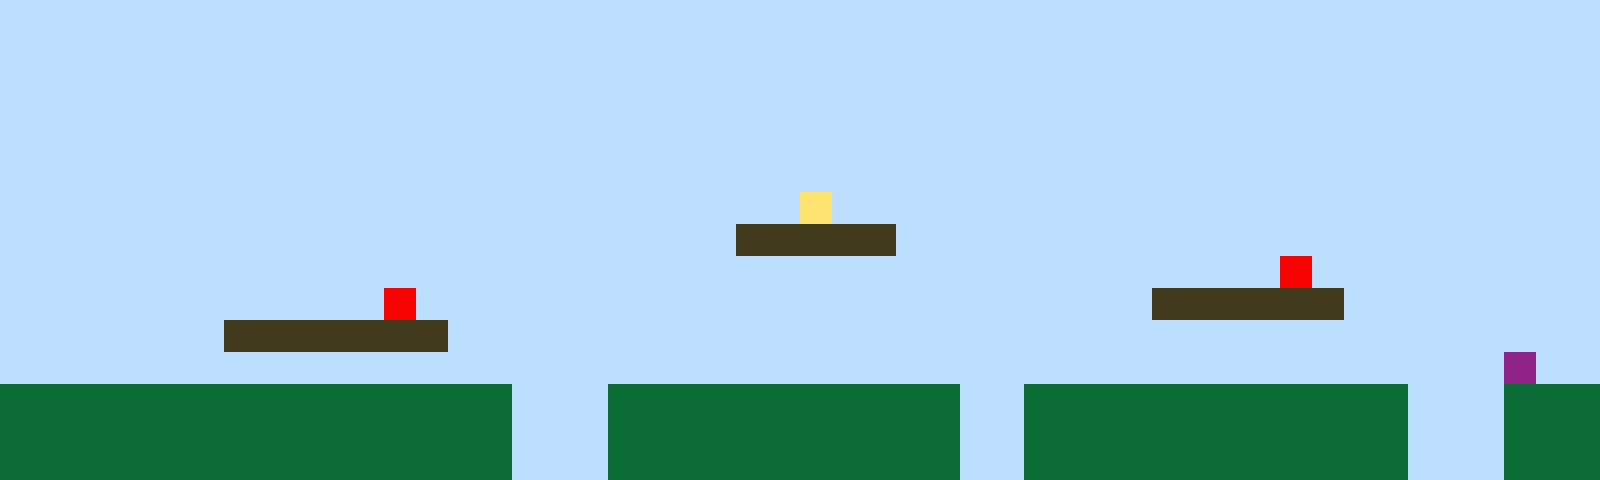

Tiled map render using the project's own tile images. Description and the whole map definition, tile-layer contents included, below:
An orthogonal 50x15 tile map with 32x32 px tiles, 1 tile layer (Tile Layer 1).

<map version="1.10" tiledversion="1.11.2" orientation="orthogonal" renderorder="right-up" width="50" height="15" tilewidth="32" tileheight="32" infinite="0" nextlayerid="2" nextobjectid="1"><editorsettings><export target="map1.csv" format="csv" /></editorsettings><tileset firstgid="1" name="sprites" tilewidth="32" tileheight="32" tilecount="6" columns="3"><image source="sprites.png" width="96" height="64" /></tileset><layer id="1" name="Tile Layer 1" width="50" height="15"><data encoding="csv">1,1,1,1,1,1,1,1,1,1,1,1,1,1,1,1,1,1,1,1,1,1,1,1,1,1,1,1,1,1,1,1,1,1,1,1,1,1,1,1,1,1,1,1,1,1,1,1,1,1,1,1,1,1,1,1,1,1,1,1,1,1,1,1,1,1,1,1,1,1,1,1,1,1,1,1,1,1,1,1,1,1,1,1,1,1,1,1,1,1,1,1,1,1,1,1,1,1,1,1,1,1,1,1,1,1,1,1,1,1,1,1,1,1,1,1,1,1,1,1,1,1,1,1,1,1,1,1,1,1,1,1,1,1,1,1,1,1,1,1,1,1,1,1,1,1,1,1,1,1,1,1,1,1,1,1,1,1,1,1,1,1,1,1,1,1,1,1,1,1,1,1,1,1,1,1,1,1,1,1,1,1,1,1,1,1,1,1,1,1,1,1,1,1,1,1,1,1,1,1,1,1,1,1,1,1,1,1,1,1,1,1,1,1,1,1,1,1,1,1,1,1,1,1,1,1,1,1,1,1,1,1,1,1,1,1,1,1,1,1,1,1,1,1,1,1,1,1,1,1,1,1,1,1,1,1,1,1,1,1,1,1,1,1,1,1,1,1,1,1,1,1,1,1,1,1,1,1,1,1,1,1,1,1,1,1,1,1,1,1,1,1,1,1,1,1,1,1,1,1,1,1,1,1,1,1,1,1,1,1,1,1,1,1,1,1,1,1,1,1,1,1,1,1,1,4,1,1,1,1,1,1,1,1,1,1,1,1,1,1,1,1,1,1,1,1,1,1,1,1,1,1,1,1,1,1,1,1,1,1,1,1,1,1,1,1,1,1,1,1,1,1,1,3,3,3,3,3,1,1,1,1,1,1,1,1,1,1,1,1,1,1,1,1,1,1,1,1,1,1,1,1,1,1,1,1,1,1,1,1,1,1,1,1,1,1,1,1,1,1,1,1,1,1,1,1,1,1,1,1,1,1,1,1,1,1,1,1,1,1,5,1,1,1,1,1,1,1,1,1,1,1,1,1,1,1,1,1,1,1,1,1,5,1,1,1,1,1,1,1,1,1,1,1,1,1,1,1,1,1,1,1,1,1,1,1,3,3,3,3,3,3,1,1,1,1,1,1,1,1,1,1,1,1,1,1,1,3,3,3,3,3,3,3,1,1,1,1,1,1,1,1,1,1,1,1,1,1,1,1,1,1,1,1,1,1,1,1,1,1,1,1,1,1,1,1,1,1,1,1,1,1,1,1,1,1,1,1,1,1,1,1,1,1,1,1,1,1,1,1,1,1,1,1,1,1,1,1,1,1,1,1,1,1,1,1,1,1,1,1,1,1,1,1,1,1,1,6,1,1,2,2,2,2,2,2,2,2,2,2,2,2,2,2,2,2,1,1,1,2,2,2,2,2,2,2,2,2,2,2,1,1,2,2,2,2,2,2,2,2,2,2,2,2,1,1,1,2,2,2,2,2,2,2,2,2,2,2,2,2,2,2,2,2,2,2,1,1,1,2,2,2,2,2,2,2,2,2,2,2,1,1,2,2,2,2,2,2,2,2,2,2,2,2,1,1,1,2,2,2,2,2,2,2,2,2,2,2,2,2,2,2,2,2,2,2,1,1,1,2,2,2,2,2,2,2,2,2,2,2,1,1,2,2,2,2,2,2,2,2,2,2,2,2,1,1,1,2,2,2</data></layer></map>
